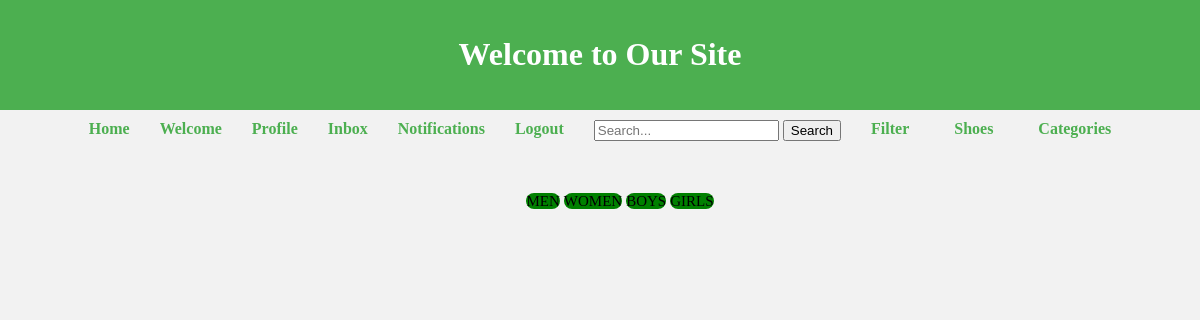
Page /products/category_products/ (signed in) on the committed database.
### products/models.py (models this page shows, shortened)
class CategoryProducts(models.Model):
    name = models.CharField(max_length=100)
    class Meta:
        db_table = 'category_products'

### products/views.py (the view)
# urls.py: path('category_products/', CategoryProductsListView.as_view(), name='category_products'),
class CategoryProductsListView(View):
    def get(self, request):
        categories = CategoryProducts.objects.all()
        return render(request, 'products/category_products.html', {'categories': categories})

### templates/products/category_products.html (shortened to what this page needs)
{% extends "base.html" %}
{% block content %}
<ul>
    {% for category in categories %}
    <a href="{% url 'products:shoes_by_category' category.pk %}"style="text-decoration: none; font-size: 15px; background-color: green; border-radius: 10px; color: black; font-family: cursive">{{ category.name }}</a>
    {% endfor %}
</ul>
{% endblock %}

### templates/base.html (style rules this page uses)
body { font-family: cursive; background-color: #f2f2f2; margin: 0; }

### rows in the picture
CategoryProducts: name "MEN"
CategoryProducts: name "WOMEN"
CategoryProducts: name "BOYS"
CategoryProducts: name "GIRLS"
